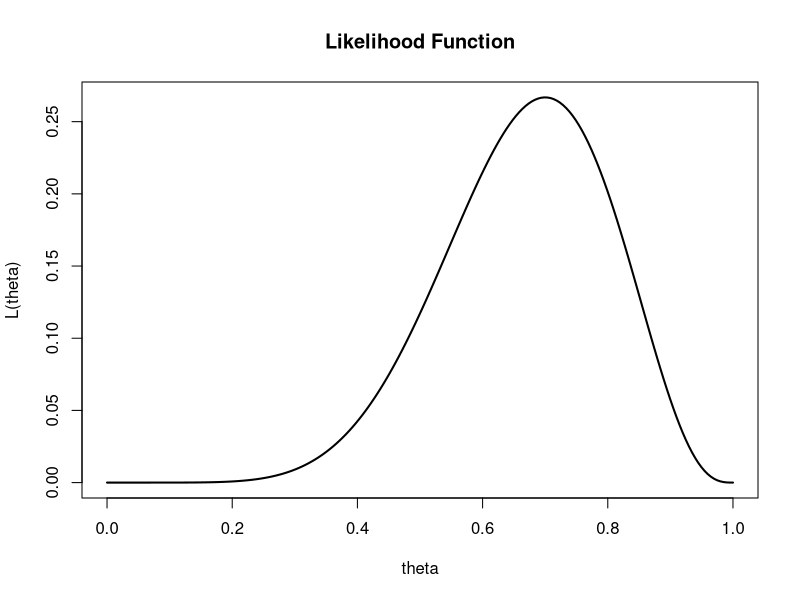
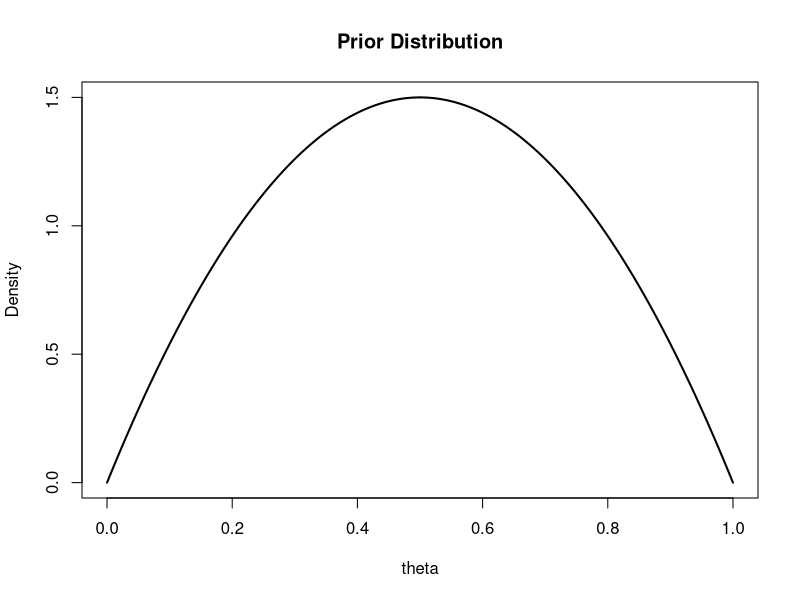
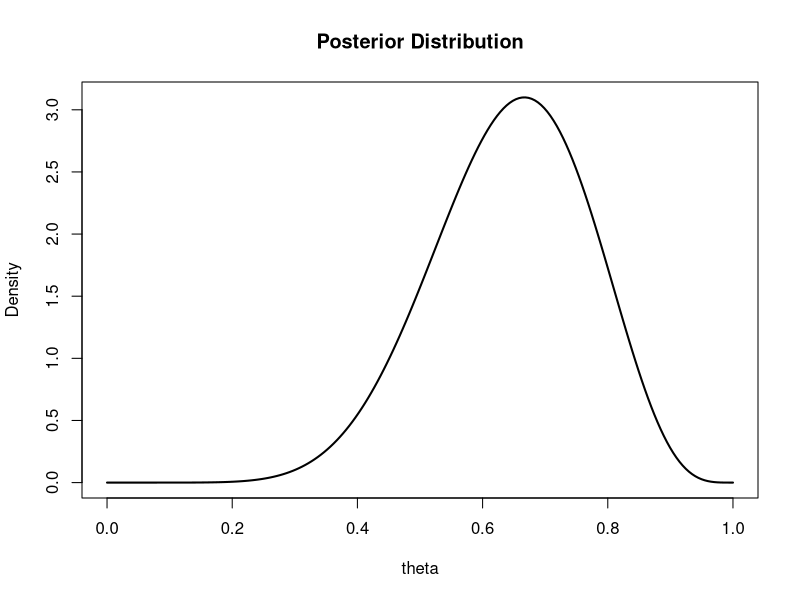
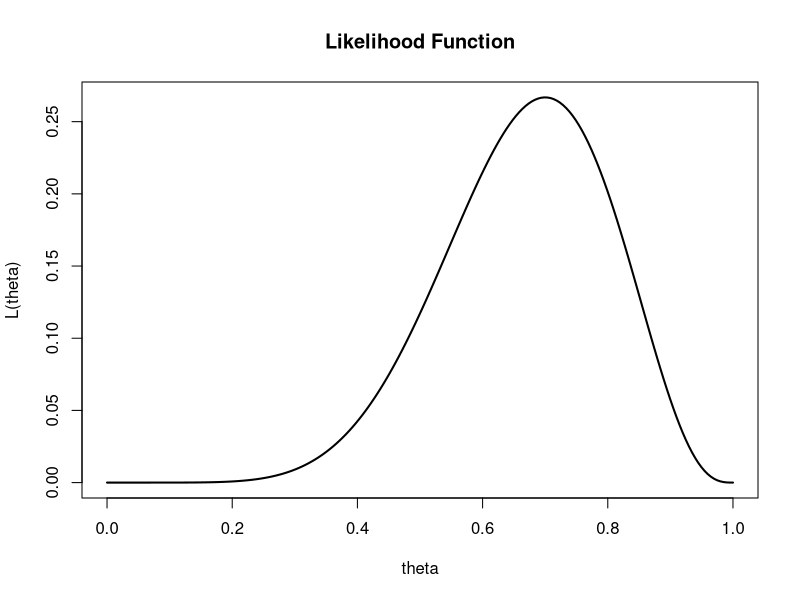
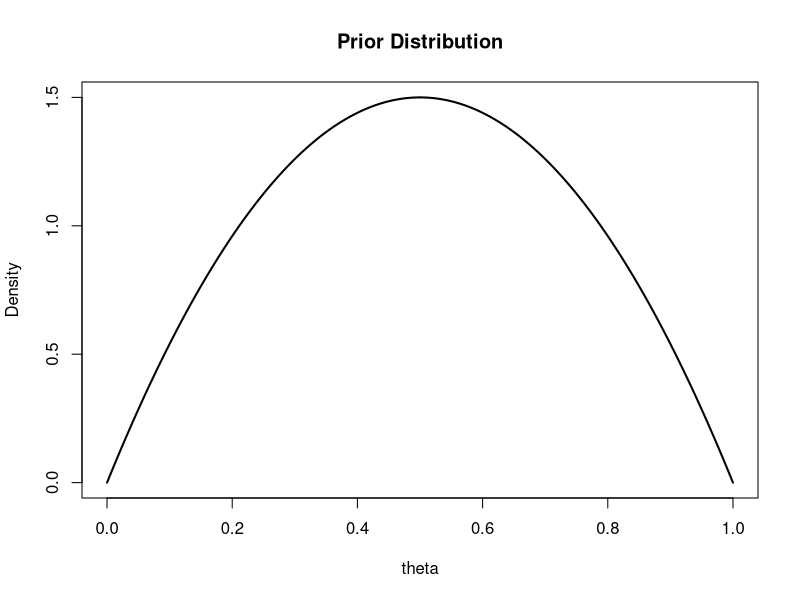
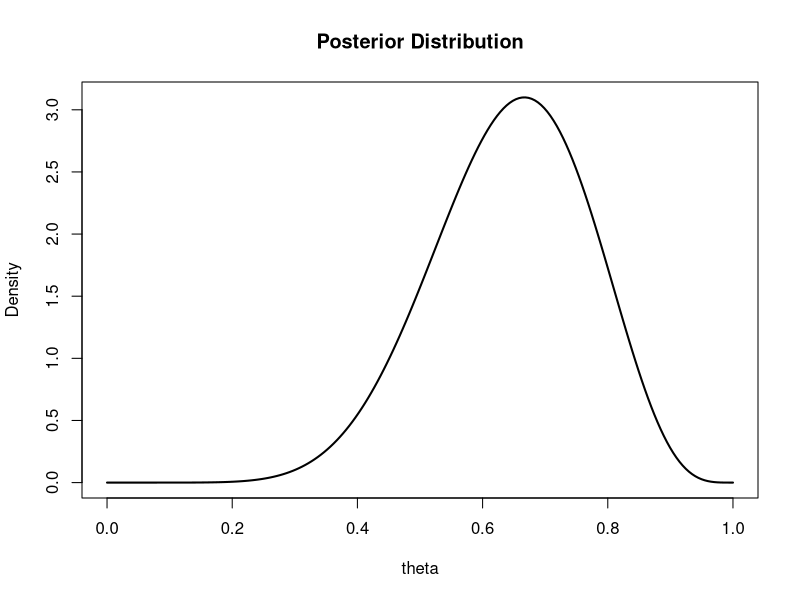
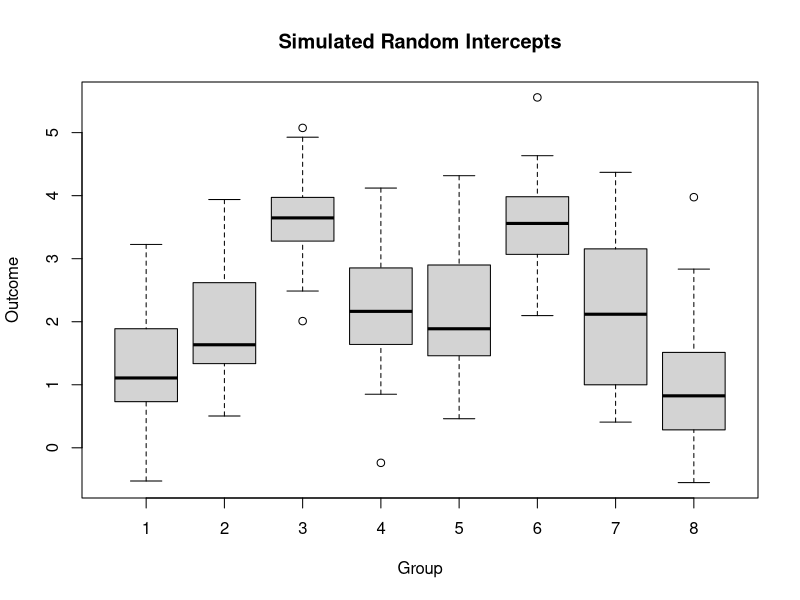
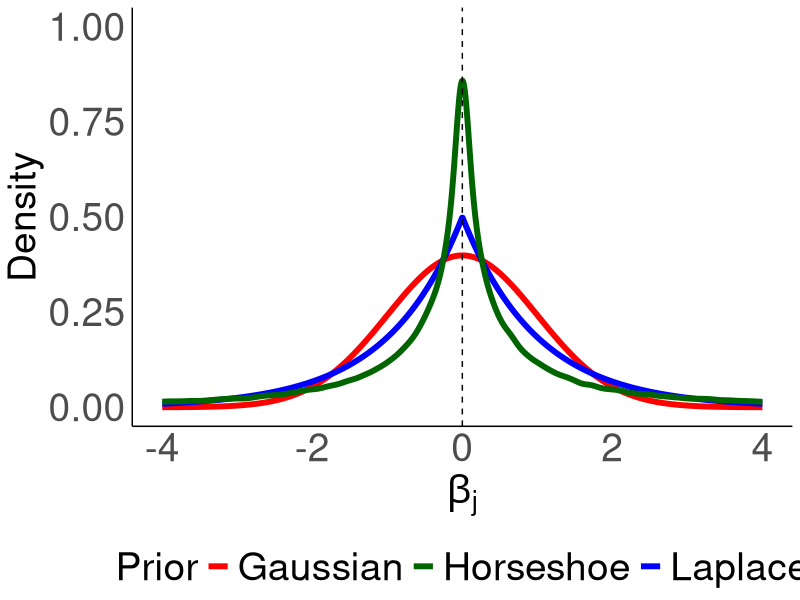

Source code (R) for these figures, in order:
## ---- chunk 1
n <- 10
x <- 7
theta <- seq(0, 1, length = 200)
likelihood <- dbinom(x, n, theta)
plot(theta, likelihood,
     type = "l", lwd = 2,
     main = "Likelihood Function",
     xlab = "theta", ylab = "L(theta)")
## ---- chunk 2
prior_a <- 2
prior_b <- 2
prior <- dbeta(theta, prior_a, prior_b)
plot(theta, prior,
     type = "l", lwd = 2,
     main = "Prior Distribution",
     xlab = "theta", ylab = "Density")
## ---- chunk 3
posterior <- dbeta(theta, prior_a + x, prior_b + n - x)
plot(theta, posterior,
     type = "l", lwd = 2,
     main = "Posterior Distribution",
     xlab = "theta", ylab = "Density")
## ---- chunk 4
n <- 10
x <- 7
theta <- seq(0, 1, length = 200)
likelihood <- dbinom(x, n, theta)
plot(theta, likelihood,
     type = "l", lwd = 2,
     main = "Likelihood Function",
     xlab = "theta", ylab = "L(theta)")
## ---- chunk 5
prior_a <- 2
prior_b <- 2
prior <- dbeta(theta, prior_a, prior_b)
plot(theta, prior,
     type = "l", lwd = 2,
     main = "Prior Distribution",
     xlab = "theta", ylab = "Density")
## ---- chunk 6
posterior <- dbeta(theta, prior_a + x, prior_b + n - x)
plot(theta, posterior,
     type = "l", lwd = 2,
     main = "Posterior Distribution",
     xlab = "theta", ylab = "Density")
## ---- chunk 7
library(knitr)
posterior_mean <- (prior_a + x) / (prior_a + prior_b + n)
posterior_var  <- (prior_a + x) * (prior_b + n - x) /
  ((prior_a + prior_b + n)^2 * (prior_a + prior_b + n + 1))
results <- data.frame(
  Quantity = c("Posterior Mean", "Posterior Variance"),
  Value    = c(posterior_mean, posterior_var)
)
kable(results, digits = 4)
## ---- chunk 8
set.seed(123)
J   <- 8
n_j <- 20
u   <- rnorm(J, 0, 1)
y   <- unlist(lapply(1:J, function(j) 2 + u[j] + rnorm(n_j, 0, 1)))
group <- rep(1:J, each = n_j)
boxplot(y ~ group,
        main = "Simulated Random Intercepts",
        xlab = "Group", ylab = "Outcome")
## ---- chunk 9
#| fig.width: 15
#| fig.height: 10
#| fig.align: center
#| echo: false
#| warning: false
#| message: false

library(ggplot2)

set.seed(123)

# Grid
beta_j <- seq(-4, 4, length.out = 1000)

# Parameters
b <- 1
sigma <- 1

# Gaussian prior
gaussian_prior <- dnorm(beta_j, 0, sigma)

# Laplace prior
laplace_prior <- (1/(2*b))*exp(-abs(beta_j)/b)

# Horseshoe prior (Monte Carlo approximation)
n <- 200000
lambda <- abs(rcauchy(n))
beta_hs <- rnorm(n,0,lambda)

hs_density <- density(beta_hs, from=-4, to=4, n=1000)

priors_df <- data.frame(
  beta_j = beta_j,
  Gaussian = gaussian_prior,
  Laplace = laplace_prior,
  Horseshoe = hs_density$y
)

ggplot(priors_df, aes(x=beta_j)) +
  geom_line(aes(y=Gaussian, color="Gaussian"), linewidth=2) +
  geom_line(aes(y=Laplace, color="Laplace"), linewidth=2) +
  geom_line(aes(y=Horseshoe, color="Horseshoe"), linewidth=2) +
  geom_vline(xintercept=0, linetype="dashed") +
  labs(x=expression(beta[j]), y="Density", color="Prior") +
  coord_cartesian(ylim=c(0,1)) +
  scale_color_manual(values=c(
    "Gaussian"="red",
    "Laplace"="blue",
    "Horseshoe"="darkgreen"
  )) +
  theme_minimal() +
  theme(
    legend.position="bottom",
    legend.text=element_text(size=28),
    legend.title=element_text(size=28),
    axis.title=element_text(size=28),
    axis.text=element_text(size=28),
    axis.line=element_line(color="black"),
    panel.grid=element_blank()
  )
## ---- chunk 10
#| fig.width: 12
#| fig.height: 8
#| fig.align: center
#| echo: false
#| warning: false
#| message: false

library(ggplot2)

kappa <- seq(0.0001,0.9999,length.out=1000)

beta_density <- dbeta(kappa,0.5,0.5)

df <- data.frame(
  kappa = kappa,
  density = beta_density
)

ggplot(df,aes(kappa,density)) +
  geom_line(linewidth=3, color="darkgreen") +
  labs(
    x=expression(kappa[i]),
    y="Density"
  ) +
  theme_minimal() +
  theme(
    axis.title = element_text(size=36),
    axis.text = element_text(size=30),
    axis.line = element_line(color="black", linewidth=1.5),
    axis.ticks = element_line(linewidth=1.5),
    axis.ticks.length = unit(0.25,"cm"),
    panel.grid = element_blank()
  )
